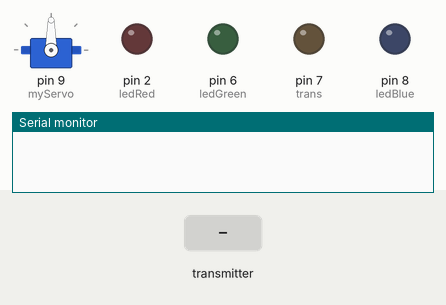
A sketch run on a simulated Arduino Uno, built with avr-gcc and run on an emulated ATmega328P. On the bench: servo, output pins drawn as LEDs (lit = HIGH), the last lines printed to the serial monitor. Inputs (shaded band) come from the test bench. No radio packets arrive unless stated.

Above: at 1.2 s.
1.3 s: the transmitter starts sending angleValue = 45
At 1.7 s:
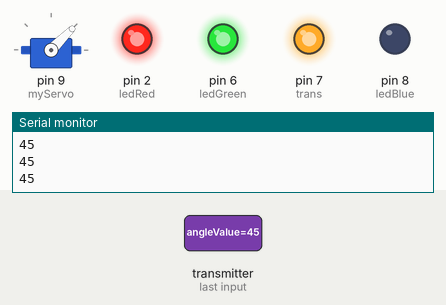
2.8 s: the transmitter starts sending angleValue = 0
At 3.8 s:
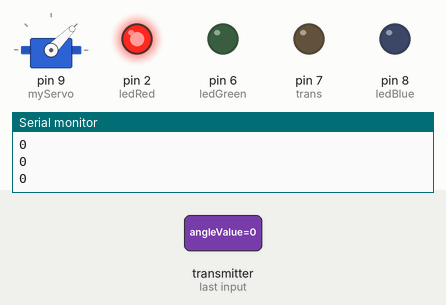
4.3 s: the transmitter starts sending angleValue = 180
At 5.2 s:
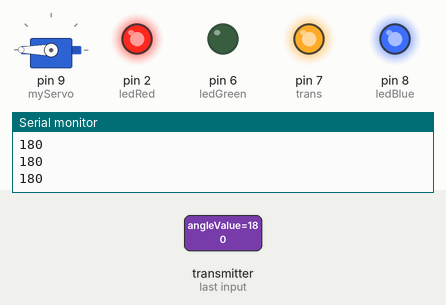
5.8 s: the transmitter starts sending angleValue = 90
At 7.1 s:
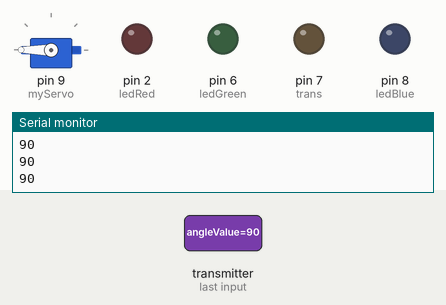
Timing chart, 0 to 8.3 s (numbered marks = the images above; inputs shaded):
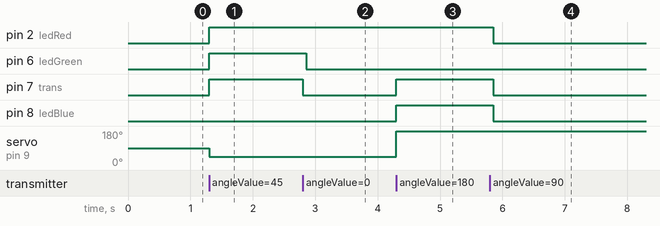

The sketch:

Reciever_micro.ino
```cpp
#include <SPI.h>
#include <nRF24L01.h>
#include <RF24.h>
#include <Servo.h>
#include "arduino.h"

#define ledRed 2
#define ledBlue 8
#define ledGreen 6
#define trans 7

RF24 radio(3, 5); // CE, CSN
const byte address[6] = "00001";

Servo myServo;

int angle=90;
int count=0;

uint32_t end_time = 0;
uint32_t end_time2 = 0;
uint32_t end_time3 = 0;
uint32_t end_time4 = 0;
uint32_t end_time5 = 0;
uint32_t end_time6 = 0;


void setup() {
  Serial.begin(9600);//?
  pinMode(ledRed,OUTPUT);
  pinMode(ledBlue,OUTPUT);
  pinMode(ledGreen,OUTPUT);
  pinMode(trans,OUTPUT);
  myServo.attach(9);
  radio.begin();
  radio.openReadingPipe(0, address);
  radio.setPALevel(RF24_PA_MIN);
  radio.startListening();
  digitalWrite(trans,LOW);
  digitalWrite(ledRed,LOW);
  digitalWrite(ledBlue,LOW);
  digitalWrite(ledGreen,LOW);


}
void loop() {
  if (radio.available()){

    int angleValue=89;
    radio.read(&angleValue,sizeof(angleValue));
    Serial.println(angleValue);

    end_time2=millis()+50;

    if(angleValue<80 && angleValue>20){
      digitalWrite(trans,HIGH);
      digitalWrite(ledRed,HIGH);
      Serial.println(angleValue);
      myServo.write(angleValue);
      end_time=millis()+100;
      digitalWrite(ledGreen,HIGH);
      end_time5=millis()+100;

      }else if(angleValue>100){
        digitalWrite(trans,HIGH);
        digitalWrite(ledRed,HIGH);
        Serial.println(angleValue);
        myServo.write(angleValue);
        end_time=millis()+100;
        digitalWrite(ledBlue,HIGH);
        end_time6=millis()+100;
      }


      if(angleValue<10){
        digitalWrite(trans,LOW);
        if (count==0){
          end_time4=millis()+50;

        }count++;
      }

      if(millis()>end_time4){
        if(count>20){//HER KAN DET ENDRES
          transDisconnected();
        }count=0;
      }


       //angleValue blir 0 når transmitter blir frakoblet.0 kan også forekomme ellers. Må sjekke om 0 forekommer med feks 50ms mellom seg..
     /* if(angleValue<10){
        digitalWrite(trans,LOW);
        if (millis()<end_time3){


       //0 har forekommet 2 ganger ila 50ms... TRANS ER MEST SANNSYNLIG FRAKOBLET
                  transDisconnected();


        }else{
          end_time3=millis()+5;
        }


      }
      */
    }


    if(digitalRead(trans) && millis()>end_time){//digitalRead(trans) og digitalRead(led)?? evt to if-statements?
      digitalWrite(ledRed,LOW);
      digitalWrite(trans,LOW);
    }
    if(digitalRead(ledGreen) && millis()>end_time5){
      digitalWrite(ledGreen,LOW);
    }
    if(digitalRead(ledBlue) && millis()>end_time6){
      digitalWrite(ledBlue,LOW);
    }


}

void transDisconnected(){
  digitalWrite(trans,LOW);
  delay(1000);
  digitalWrite(ledRed,LOW);
  delay(1000);
  digitalWrite(ledRed,HIGH);
  delay(1000);
  digitalWrite(ledRed,LOW);
  delay(1000);//VELG HVOR LENGE MELLOM HVER RESET
  //Reset reciever arduino
  //IF RESET TRIED MORE THAN 5 TIMES, ABORT...

}
```

Measured:
- after the input at 1.3 s, pin 2 (ledRed), pin 6 (ledGreen), pin 7 (trans): LOW → HIGH at once; servo on pin 9 (myServo): 90° → 45° at once
- after the input at 2.8 s, pin 6 (ledGreen): HIGH → LOW after 0.06 s; pin 7 (trans): HIGH → LOW at once
- after the input at 4.3 s, pin 7 (trans), pin 8 (ledBlue): LOW → HIGH at once; servo on pin 9 (myServo): 45° → 180° at once
- after the input at 5.8 s, pin 2 (ledRed), pin 7 (trans), pin 8 (ledBlue): HIGH → LOW after 0.05 s
